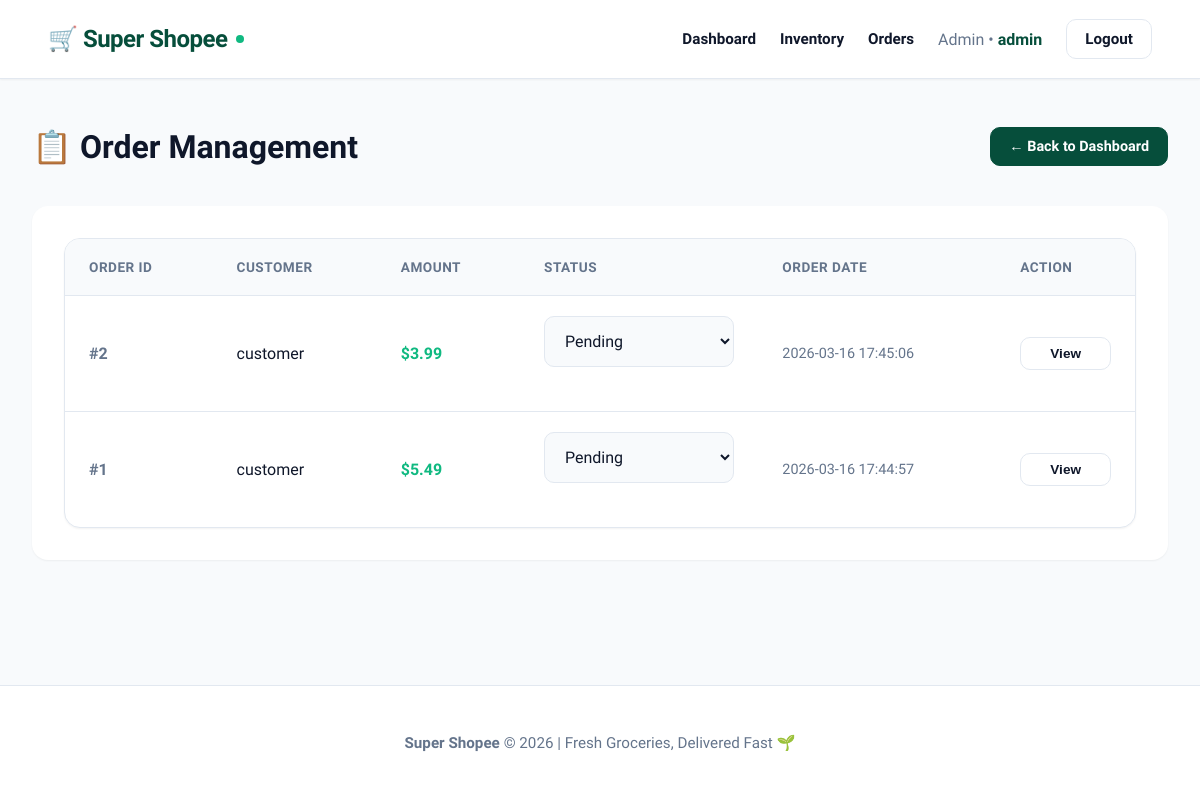
Page /admin/orders (signed in) on the earlier database version.
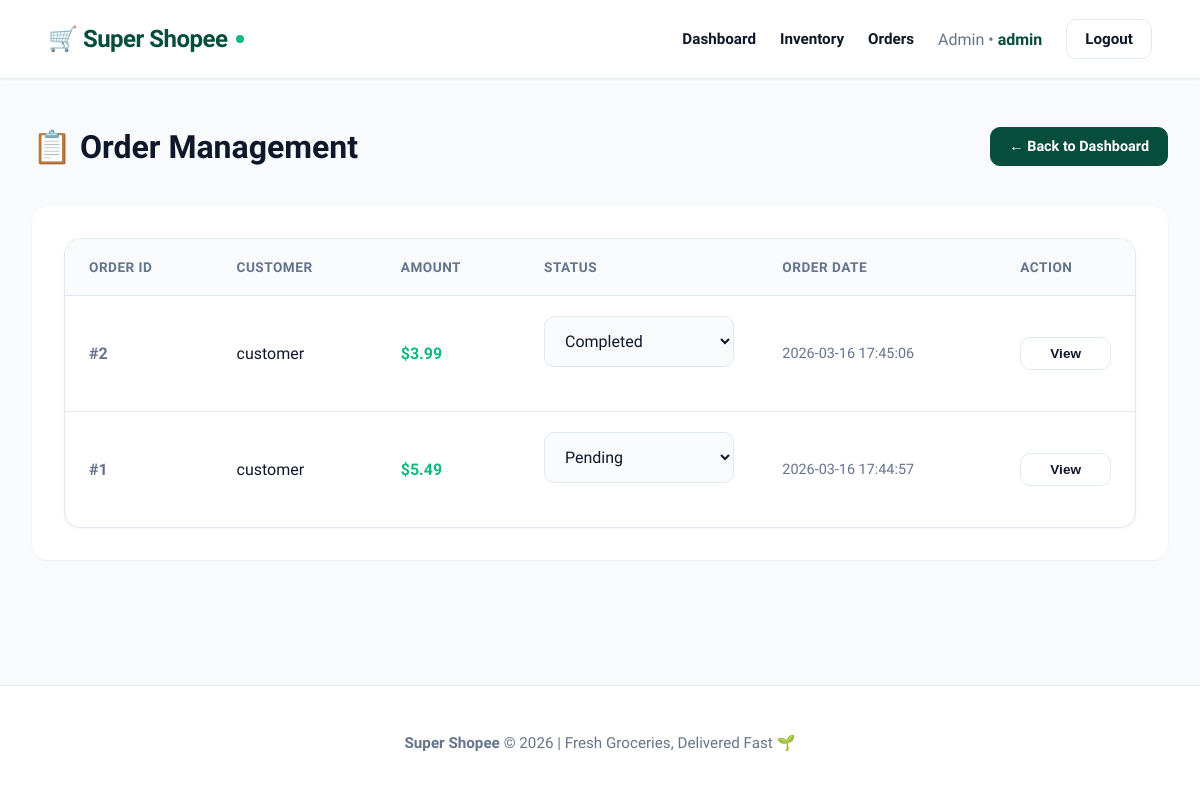
Same page on the later database version.
### tables this page shows
CREATE TABLE orders
                (
                    id
                    INTEGER
                    PRIMARY
                    KEY
                    AUTOINCREMENT,
                    customer_username
                    TEXT,
                    total_amount
                    REAL,
                    status
                    TEXT,
                    order_date
                    TEXT
                );

### app.py (the view)
@app.route("/admin/orders")
def admin_orders():
    if session.get("role") not in ['Admin', 'Cashier']:
        return redirect("/")
    conn = get_db()
    orders = conn.execute("SELECT * FROM orders ORDER BY order_date DESC").fetchall()
    conn.close()
    return render_template('orders.html', orders=orders)

### app.py (called while the page is built)
def get_db():
    conn = sqlite3.connect(DB_PATH)
    conn.row_factory = sqlite3.Row
    return conn

### templates/orders.html (shortened to what this page needs)
{% extends "layout.html" %}
{% block content %}
<div class="container">
    <div style="display: flex; justify-content: space-between; align-items: center; margin-bottom: 2.5rem;">
        <h1 style="margin: 0;">📋 Order Management</h1>
        <a href="/admin" class="btn-small" style="background: var(--primary); color: white; border-color: var(--primary);">← Back to Dashboard</a>
    </div>
    <div style="background: var(--surface); border-radius: var(--radius-lg); padding: 2rem; box-shadow: var(--shadow-sm); overflow-x: auto;">
        <table>
            <thead>
                <tr>
                    <th>Order ID</th>
                    <th>Customer</th>
                    <th>Amount</th>
                    <th>Status</th>
                    <th>Order Date</th>
                    <th>Action</th>
                </tr>
            </thead>
            <tbody>
                {% for order in orders %}
                <tr>
                    <td style="font-weight: 700; color: var(--text-muted);">#{{ order['id'] }}</td>
                    <td>{{ order['customer_username'] }}</td>
                    <td style="font-weight: 600; color: var(--accent);">${{ "%.2f"|format(order['total_amount']) }}</td>
                    <td>
                        <select class="status-select" onchange="updateStatus({{ order['id'] }}, this.value)">
                            <option value="Pending" {% if order['status'] == 'Pending' %}selected{% endif %}>Pending</option>
                            <option value="Completed" {% if order['status'] == 'Completed' %}selected{% endif %}>Completed</option>
                        </select>
                    </td>
                    <td style="color: var(--text-muted); font-size: 0.9rem;">{{ order['order_date'] }}</td>
                    <td><button class="btn-small" style="padding: 8px 12px; font-size: 0.85rem;">View</button></td>
                </tr>
                {% endfor %}
            </tbody>
        </table>
    </div>
</div>
{% endblock %}

Differences in the rows shown:
changed orders id 2: status+id "Pending" → "Completed"
